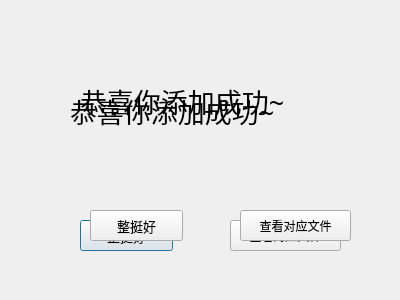
<?xml version="1.0" encoding="UTF-8"?>
<ui version="4.0">
 <class>Dialog</class>
 <widget class="QDialog" name="Dialog">
  <property name="geometry">
   <rect>
    <x>0</x>
    <y>0</y>
    <width>400</width>
    <height>300</height>
   </rect>
  </property>
  <property name="windowTitle">
   <string>Dialog</string>
  </property>
  <widget class="QLabel" name="label">
   <property name="geometry">
    <rect>
     <x>70</x>
     <y>60</y>
     <width>281</width>
     <height>101</height>
    </rect>
   </property>
   <property name="font">
    <font>
     <family>方圆卡通POP字</family>
     <pointsize>20</pointsize>
    </font>
   </property>
   <property name="text">
    <string>恭喜你添加成功~</string>
   </property>
  </widget>
  <widget class="QPushButton" name="pushButton">
   <property name="geometry">
    <rect>
     <x>80</x>
     <y>220</y>
     <width>93</width>
     <height>31</height>
    </rect>
   </property>
   <property name="font">
    <font>
     <family>微软雅黑</family>
     <pointsize>10</pointsize>
    </font>
   </property>
   <property name="text">
    <string>整挺好</string>
   </property>
  </widget>
  <widget class="QPushButton" name="pushButton_2">
   <property name="geometry">
    <rect>
     <x>230</x>
     <y>220</y>
     <width>111</width>
     <height>31</height>
    </rect>
   </property>
   <property name="text">
    <string>查看对应文件</string>
   </property>
  </widget>
  <widget class="QLabel" name="label_2">
   <property name="geometry">
    <rect>
     <x>80</x>
     <y>50</y>
     <width>281</width>
     <height>101</height>
    </rect>
   </property>
   <property name="font">
    <font>
     <family>方圆卡通POP字</family>
     <pointsize>20</pointsize>
    </font>
   </property>
   <property name="text">
    <string>恭喜你添加成功~</string>
   </property>
  </widget>
  <widget class="QPushButton" name="pushButton_3">
   <property name="geometry">
    <rect>
     <x>240</x>
     <y>210</y>
     <width>111</width>
     <height>31</height>
    </rect>
   </property>
   <property name="text">
    <string>查看对应文件</string>
   </property>
  </widget>
  <widget class="QPushButton" name="pushButton_4">
   <property name="geometry">
    <rect>
     <x>90</x>
     <y>210</y>
     <width>93</width>
     <height>31</height>
    </rect>
   </property>
   <property name="font">
    <font>
     <family>微软雅黑</family>
     <pointsize>10</pointsize>
    </font>
   </property>
   <property name="text">
    <string>整挺好</string>
   </property>
  </widget>
 </widget>
 <resources/>
 <connections/>
</ui>
